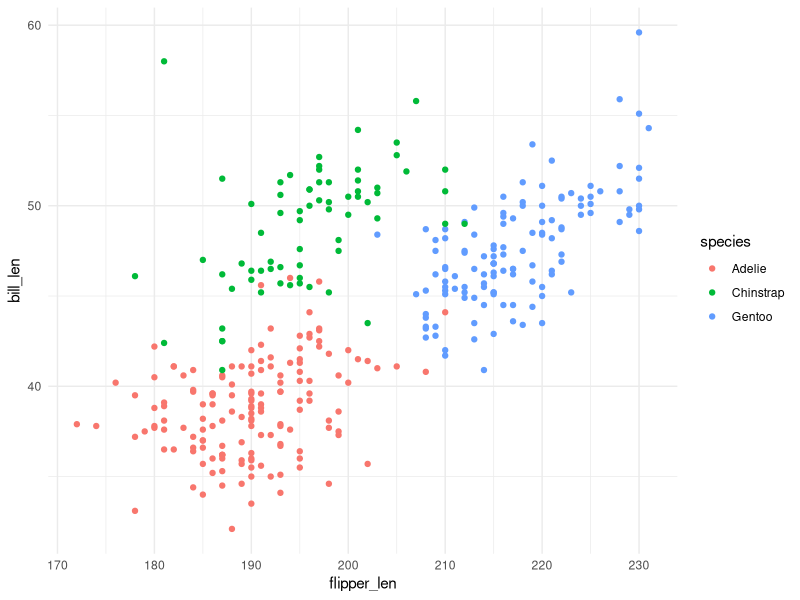

Reproduce this figure in R.
## ---- chunk 1
#| echo: false
suppressPackageStartupMessages({
  library(dplyr)
  library(ggplot2)
})
## ---- chunk 2
ggplot(penguins, aes(x=flipper_len, y=bill_len, color=species)) +
  geom_point() +
  theme_minimal()
## ---- chunk 3
sessionInfo()
